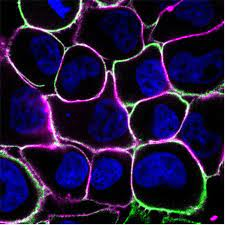
#> input picture Test_Image.jpg, 225 x 225 px
$ python -i image_preprocessing.py   (imports and definitions only)   (older library calls are emulated)
#> lines starting #> are read from the running program, lines starting #| are printed output that depends on the picture
#> further down, picture is the input picture: shape (225, 225, 3); mean B, G, R 60, 22, 32.2
"""
Image Preprocessing Utilities for Medical Image Analysis
Handles enhancement, normalization, and quality improvement for digital pathology images
"""

import cv2
import numpy as np
from scipy import ndimage
from skimage import exposure, filters, morphology
import logging

class ImagePreprocessor:
    """
    Advanced preprocessing pipeline for medical images
    Optimized for digital pathology and high-resolution microscopy images
    """

    def __init__(self):
        self.logger = logging.getLogger(__name__)

        # Default parameters for preprocessing
        self.clahe_clip_limit = 3.0
        self.clahe_tile_grid = (8, 8)
        self.gaussian_kernel_size = 5
        self.gaussian_sigma = 0

    # [173 lines left out: functions enhance_image, _convert_color_space, _reduce_noise, _enhance_contrast, _correct_illumination, _apply_smoothing and 2 more, not called in this run]

    def correct_staining_variations(self, image, reference_image=None):
        """
        Correct staining variations in histopathology images
        This is crucial for consistent analysis across different slides
        """
        try:
            if reference_image is not None:
                # Histogram matching for stain normalization
                matched = self._match_histogram(image, reference_image)
                return matched
            else:
                # Standard stain normalization without reference
                # Convert to LAB color space
                lab = cv2.cvtColor(image, cv2.COLOR_BGR2LAB)
#> lab: shape (225, 225, 3); mean of channels 0, 1, 2 32.7, 143.4, 109.8
                l, a, b = cv2.split(lab)
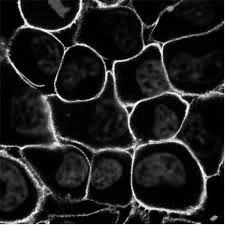
#> l: shape (225, 225); min 0, max 254, mean 32.7
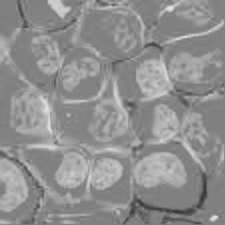
#> a: shape (225, 225); min 53, max 226, mean 143.4
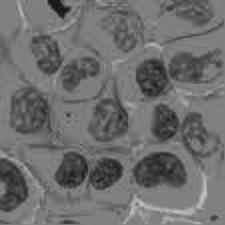
#> b: shape (225, 225); min 21, max 196, mean 109.8

                # Normalize each channel
                l = cv2.equalizeHist(l)
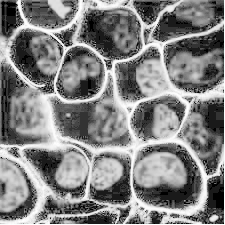
#> l: shape (225, 225); min 0, max 255, mean 129.6

                # Merge and convert back
                normalized_lab = cv2.merge([l, a, b])
#> normalized_lab: shape (225, 225, 3); mean of channels 0, 1, 2 129.6, 143.4, 109.8
                normalized = cv2.cvtColor(normalized_lab, cv2.COLOR_LAB2BGR)
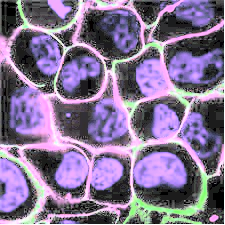
#> normalized: shape (225, 225, 3); mean B, G, R 148, 115.5, 131.8

                return normalized

        except Exception as e:
            self.logger.error(f"Stain correction failed: {str(e)}")
            return image

    # [149 lines left out: functions _match_histogram, _match_channel_histogram, detect_and_correct_artifacts, validate_image_quality, _generate_quality_recommendations, not called in this run]

>>> import cv2
>>> picture = cv2.imread('Test_Image.jpg')
>>> result = ImagePreprocessor().correct_staining_variations(picture)
